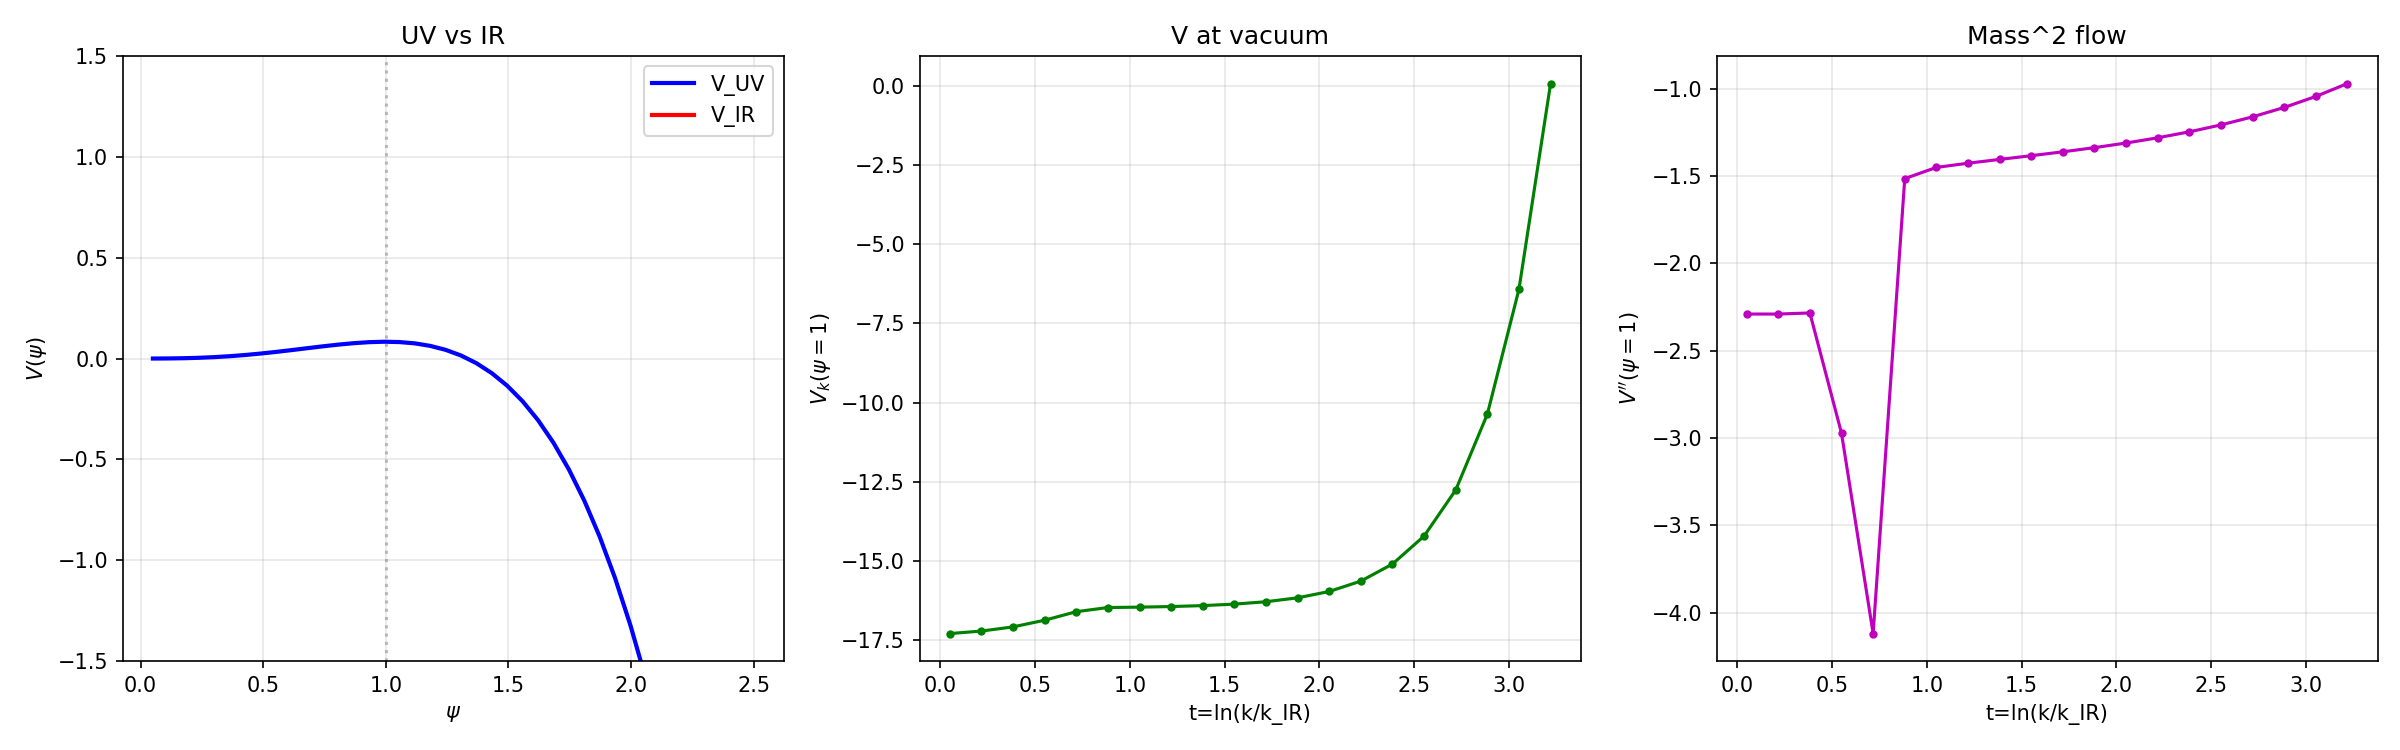

Write Python code to recreate this figure.
#!/usr/bin/env python3
"""ERG (Wetterich) LPA -- minimal version with stiff solver."""
import sys, os
os.environ['PYTHONIOENCODING'] = 'utf-8'
if sys.stdout.encoding != 'utf-8':
    sys.stdout.reconfigure(encoding='utf-8')

import numpy as np
from scipy.integrate import solve_ivp
import matplotlib
matplotlib.use('Agg')
import matplotlib.pyplot as plt

Phi0 = 24.66
gamma_TGP = 1.0
a_Gamma = 0.040
k_UV = 1.0 / a_Gamma
k_IR = np.sqrt(gamma_TGP)
t_max = np.log(k_UV / k_IR)

print("=" * 65)
print("  ERG (Wetterich) LPA -- STIFF SOLVER")
print("=" * 65)
print(f"  k_UV={k_UV:.1f}, k_IR={k_IR:.1f}, t_max={t_max:.2f}")

N_grid = 40
psi_min, psi_max = 0.05, 2.5
psi_grid = np.linspace(psi_min, psi_max, N_grid)
dpsi = psi_grid[1] - psi_grid[0]

def V_TGP(psi):
    return psi**3 / 3 - psi**4 / 4

def Vpp_num(V, dp):
    r = np.zeros_like(V)
    r[1:-1] = (V[2:] - 2*V[1:-1] + V[:-2]) / dp**2
    r[0] = r[1]; r[-1] = r[-2]
    return r

def rhs(t, V):
    k = k_IR * np.exp(t)
    vpp = Vpp_num(V, dpsi)
    denom = np.maximum(vpp + k**2, 0.01 * k**2)  # stronger floor
    return k**5 / (32 * np.pi**2) / denom

V0 = V_TGP(psi_grid)
print(f"  Grid: {N_grid} pts, dpsi={dpsi:.4f}")
print(f"  Integrating UV->IR (Radau)...", flush=True)

sol = solve_ivp(rhs, (t_max, 0.05), V0,
                method='Radau', rtol=1e-4, atol=1e-6,
                max_step=0.5, dense_output=True)

print(f"  Status: {'OK' if sol.success else 'FAIL: '+sol.message}")
print(f"  Steps: {sol.t.shape[0]}")

if sol.success:
    V_IR = sol.y[:, -1]

    # Analysis
    idx_vac = np.argmin(np.abs(psi_grid - 1.0))
    idx_min = np.argmin(V_IR)

    print(f"\n--- Results ---")
    print(f"  Global min V_IR: psi={psi_grid[idx_min]:.3f}, V={V_IR[idx_min]:.6f}")

    vpp_ir = Vpp_num(V_IR, dpsi)
    print(f"  V''(psi_min) = {vpp_ir[idx_min]:.6f}")

    print(f"  At psi=1: V_UV={V0[idx_vac]:.6f}, V_IR={V_IR[idx_vac]:.6f}")
    print(f"    Delta = {V_IR[idx_vac]-V0[idx_vac]:.6f}")

    # Check structure preservation
    # Look for minimum near psi=1
    near = (psi_grid > 0.5) & (psi_grid < 1.5)
    if np.any(near):
        local_idx = np.argmin(V_IR[near])
        psi_loc = psi_grid[near][local_idx]
        print(f"  Local min near psi=1: psi={psi_loc:.3f}")

    # Dimensionless potential flow
    t_pts = np.linspace(t_max, 0.05, 20)
    print(f"\n  Dimensionless u=V/k^4 at psi=1:")
    for t in [t_max, t_max*0.75, t_max*0.5, t_max*0.25, 0.05]:
        k = k_IR * np.exp(t)
        V_t = sol.sol(t)
        u = V_t[idx_vac] / k**4
        print(f"    t={t:.2f} k={k:.1f}: u={u:.2e}")

    # V'' flow at psi=1
    print(f"\n  V''(psi=1) flow:")
    vpp_uv = Vpp_num(V0, dpsi)[idx_vac]
    vpp_ir_val = Vpp_num(V_IR, dpsi)[idx_vac]
    print(f"    UV: {vpp_uv:.4f}")
    print(f"    IR: {vpp_ir_val:.4f}")

    # Plot
    fig, axes = plt.subplots(1, 3, figsize=(16, 5))

    axes[0].plot(psi_grid, V0, 'b-', lw=2, label='V_UV')
    axes[0].plot(psi_grid, V_IR, 'r-', lw=2, label='V_IR')
    axes[0].axvline(1.0, color='gray', ls=':', alpha=0.5)
    axes[0].set_xlabel(r'$\psi$'); axes[0].set_ylabel(r'$V(\psi)$')
    axes[0].set_title('UV vs IR'); axes[0].legend()
    axes[0].set_ylim(-1.5, 1.5); axes[0].grid(True, alpha=0.3)

    V1_flow = [sol.sol(t)[idx_vac] for t in t_pts]
    axes[1].plot(t_pts, V1_flow, 'g-o', ms=3)
    axes[1].set_xlabel('t=ln(k/k_IR)'); axes[1].set_ylabel(r'$V_k(\psi=1)$')
    axes[1].set_title('V at vacuum'); axes[1].grid(True, alpha=0.3)

    vpp_flow = [Vpp_num(sol.sol(t), dpsi)[idx_vac] for t in t_pts]
    axes[2].plot(t_pts, vpp_flow, 'm-o', ms=3)
    axes[2].set_xlabel('t=ln(k/k_IR)'); axes[2].set_ylabel(r"$V''(\psi=1)$")
    axes[2].set_title('Mass^2 flow'); axes[2].grid(True, alpha=0.3)

    plt.tight_layout()
    sd = os.path.dirname(os.path.abspath(__file__))
    plt.savefig(os.path.join(sd, 'erg_phi_run.png'), dpi=150)
    print(f"\n  Plot: erg_phi_run.png")

print(f"\n{'='*65}")
print("DONE.")
